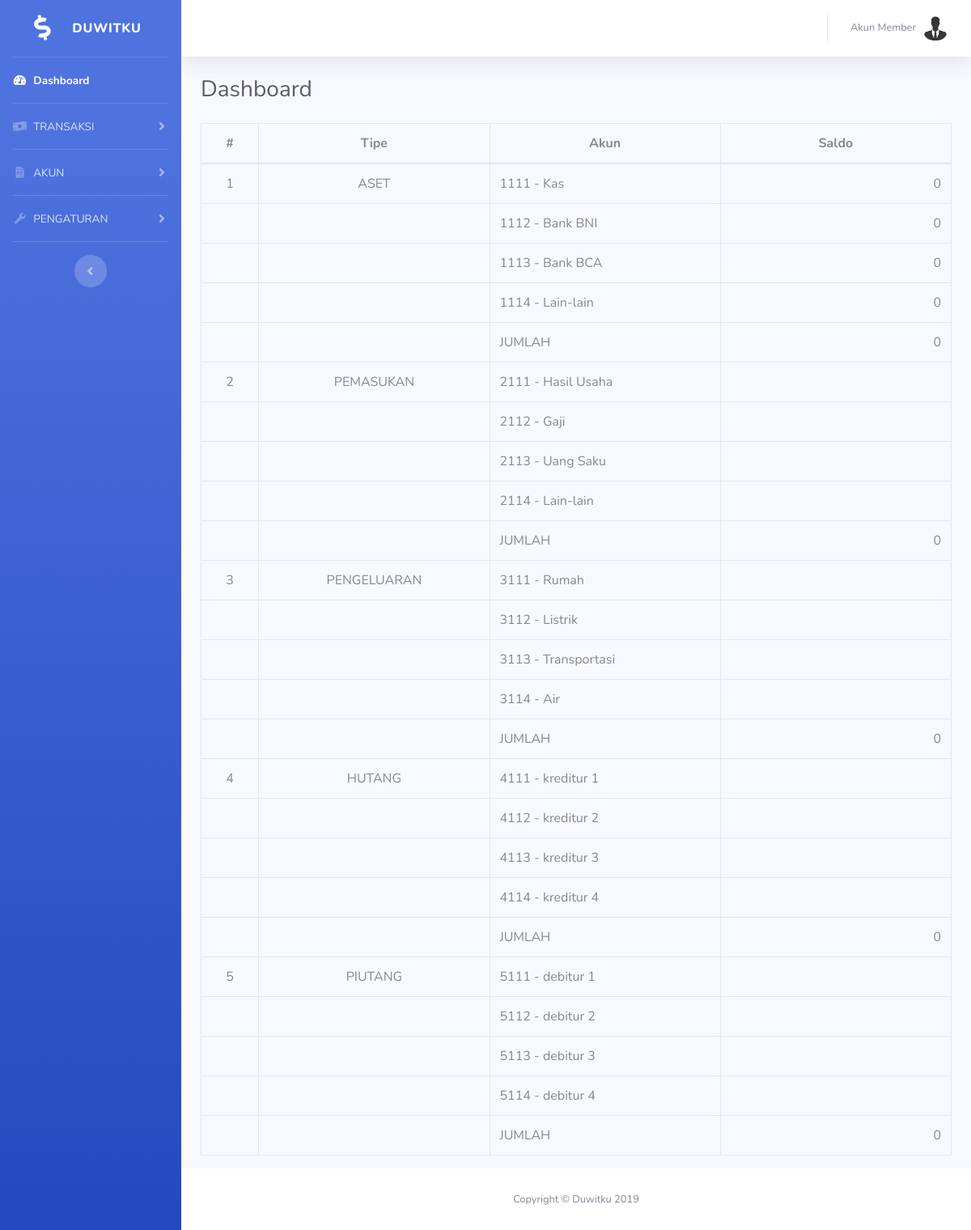
The app's page / (signed in) with its own data.
### tables this page shows
CREATE TABLE `user_access` (
  `ID` int(11) NOT NULL,
  `ROLE_ID` int(11) DEFAULT NULL,
  `menu_id` int(11) DEFAULT NULL
);

CREATE TABLE `aset` (
  `id` int(11) NOT NULL,
  `id_user` int(11) NOT NULL,
  `kode_asset` varchar(128) DEFAULT NULL,
  `nama_aset` varchar(128) NOT NULL
);

CREATE TABLE `pemasukan_acc` (
  `id` int(11) NOT NULL,
  `id_user` int(11) NOT NULL,
  `kode_pemasukan` varchar(128) DEFAULT NULL,
  `nama_pemasukan` varchar(128) NOT NULL
);

CREATE TABLE `pengeluaran_acc` (
  `id` int(11) NOT NULL,
  `id_user` int(11) NOT NULL,
  `kode_pengeluaran` varchar(128) DEFAULT NULL,
  `nama_pengeluaran` varchar(128) NOT NULL
);

CREATE TABLE `kreditur_acc` (
  `id` int(11) NOT NULL,
  `id_user` int(11) NOT NULL,
  `kode_kreditur` varchar(128) DEFAULT NULL,
  `nama_kreditur` varchar(128) NOT NULL
);

CREATE TABLE `debitur_acc` (
  `id` int(11) NOT NULL,
  `id_user` int(11) NOT NULL,
  `kode_debitur` varchar(128) DEFAULT NULL,
  `nama_debitur` varchar(128) NOT NULL
);

### app/core/Controller.php (called while the page is built, shortened)
<?php
class Controller
{
    public function view($view, $data = [])
    {
        require_once '../app/views/' . $view . '.php';
    }
    public function model($model)
    {
        return new $model;
    }
}

### app/controllers/Home.php (called while the page is built, shortened)
<?php
class Home extends Controller
{
    public function index()
    {
        $data['header'] = 'Dashboard';
        $data['judul'] = 'Dashboard';
        $this->view('templates/header', $data);
        $this->view('templates/sidebar', $data);
        $this->view('templates/topbar', $data);
        $this->view('home/index', $data);
        $this->view('templates/footer');
    }
}

### app/core/App.php (called while the page is built, shortened)
<?php
class App
{
    protected $method = DF_METHOD;
    protected $params = [];
    public function __construct()
    {
        $this->controller = new $this->controller;
        call_user_func_array([$this->controller, $this->method], $this->params);
    }
}

### public/index.php (called while the page is built, shortened)
<?php
$app = new App;

### app/core/Database.php (called while the page is built, shortened)
<?php
class Database
{
    private $host = DB_HOST;
    private $user = DB_USER;
    private $pass = DB_PASS;
    private $db_name = DB_NAME;
    private $dbh;
    private $stmt;
    public function __construct()
    {
        $dsn = 'mysql:host=' . $this->host . ';dbname=' . $this->db_name;
        $option = [
            PDO::ATTR_PERSISTENT    => true,
            PDO::ATTR_ERRMODE       => PDO::ERRMODE_EXCEPTION
        ];
        try {
            $this->dbh = new PDO($dsn, $this->user, $this->pass, $option);
        } catch (PDOException $e) {
            die($e->getMessage());
        }
    }
    public function query($query)
    {
        $this->stmt = $this->dbh->prepare($query);
    }
    public function bind($param, $value, $type = null)
    {
        if (is_null($type)) {
            switch (true) {
                default:
                    $type = PDO::PARAM_STR;
            }
        }
        $this->stmt->bindValue($param, $value, $type);
    }
    public function execute()
    {
        $this->stmt->execute();
    }
    public function resultSet()
    {
        $this->execute();
        return $this->stmt->fetchAll(PDO::FETCH_ASSOC);
    }
}

### app/models/M_app.php (called while the page is built)
<?php
class M_app
{
    private $db;
    public function __construct()
    {
        $this->db = new Database;
    }
    public function getMenuByRoleId($id)
    {
        $query = "SELECT user_access.menu_id AS id,
                (SELECT app_menu.menu FROM app_menu WHERE app_menu.id = user_access.menu_id) AS menu,
                (SELECT app_menu.icon FROM app_menu WHERE app_menu.id = user_access.menu_id) AS icon
                FROM user_access
                WHERE ROLE_ID = :role_id
                ";
        $this->db->query($query);
        $this->db->bind('role_id', $id);
        return $this->db->resultSet();
    }
    public function getSubMenu($id)
    {
        $this->db->query('SELECT * FROM app_sub_menu WHERE id_menu=:id ORDER BY id');
        $this->db->bind('id', $id);
        return $this->db->resultSet();
    }
}

### app/models/M_transaksi.php (called while the page is built, shortened)
<?php
class M_transaksi
{
    private $db;
    public function __construct()
    {
        $this->db = new Database;
    }
    public function getAssetAccount($user_id)
    {
        $this->db->query('SELECT * FROM aset WHERE id_user=:user_id');
        $this->db->bind('user_id', $user_id);
        return $this->db->resultSet();
    }
    public function getDebiturAccount($user_id)
    {
        $this->db->query('SELECT * FROM debitur_acc WHERE id_user=:user_id');
        $this->db->bind('user_id', $user_id);
        return $this->db->resultSet();
    }
    public function getCrediturAccount($user_id)
    {
        $this->db->query('SELECT * FROM kreditur_acc WHERE id_user=:user_id');
        $this->db->bind('user_id', $user_id);
        return $this->db->resultSet();
    }
    public function getIncomeAccount($user_id)
    {
        $this->db->query('SELECT * FROM pemasukan_acc WHERE id_user=:user_id');
        $this->db->bind('user_id', $user_id);
        return $this->db->resultSet();
    }
    public function getOutcomeAccount($user_id)
    {
        $this->db->query('SELECT * FROM pengeluaran_acc WHERE id_user=:user_id');
        $this->db->bind('user_id', $user_id);
        return $this->db->resultSet();
    }
    public function getPemasukanByAkunPemasukan($id)
    {
        $query = "SELECT id,
        (SELECT SUM(jumlah)FROM pemasukan
            WHERE id_akun_pemasukan = :id) AS jumlah
        FROM pemasukan_acc WHERE id = :id";
        $this->db->query($query);
        $this->db->bind('id', $id);
        return $this->db->resultSet();
    }
    public function getPengeluaranByAkunPengeluaran($id)
    {
        $query = "SELECT id,
        (SELECT SUM(jumlah)FROM pengeluaran
            WHERE id_akun_pengeluaran = :id) AS jumlah
        FROM pengeluaran_acc WHERE id = :id";
        $this->db->query($query);
        $this->db->bind('id', $id);
        return $this->db->resultSet();
    }
    public function getHutangByIdKreditur($id)
    {
        $query = "SELECT id,
        (SELECT SUM(jumlah_hutang) FROM saldo_hutang
            WHERE id_kreditur = :id) AS jumlah
        FROM kreditur_acc WHERE id = :id";
        $this->db->query($query);
        $this->db->bind('id', $id);
        return $this->db->resultSet();
    }
    public function getPiutangByIdDebitur($id)
    {
        $query = "SELECT id,
        (SELECT SUM(jumlah_piutang)FROM saldo_piutang
            WHERE id_debitur = :id) AS jumlah
        FROM debitur_acc WHERE id = :id";
        $this->db->query($query);
        $this->db->bind('id', $id);
        return $this->db->resultSet();
    }
    public function getSaldoByAssetId($id)
    {
        $query = "SELECT saldo FROM saldo_aset WHERE id_aset = :id";
        $this->db->query($query);
        $this->db->bind("id", $id);
        return $this->db->resultSet();
    }
}

### app/views/home/index.php (the view, shortened to what this page needs)
<div class="container-fluid">
    <h1 class="h3 mb-4 text-gray-800"><?= $data['judul']; ?></h1>
    <table class="table table-hover col-lg-12 table-bordered">
        <thead>
            <tr>
                <th scope="col" class="text-center" style="width:5%">#</th>
                <th scope="col" class="text-center" style="width:20%">Tipe</th>
                <th scope="col" class="text-center" style="width:20%">Akun</th>
                <th scope="col" class="text-center" style="width:20%">Saldo</th>
            </tr>
        </thead>
        <tbody>
            <?php $counter = 1;
            $jumlah = 0;
            $ind = 0; ?>
            <?php
            $aset = $this->model('M_transaksi')->getAssetAccount($_SESSION['user']['id']);
            foreach ($aset as $as) : ?>
            <tr>
                <td class="text-center"><?php if ($ind == 0) echo $counter; ?></td>
                <td class="text-center"><?php if ($ind == 0) {
                                                echo 'ASET';
                                                $counter++;
                                            } ?></td>
                <td><?= $as['kode_asset'] . ' - ' . $as['nama_aset']; ?></td>
                <td class="text-right"><?php $saldo = $this->model('M_transaksi')->getSaldoByAssetId($as['id']);
                                            if ($saldo != null) {
                                                echo number_format($saldo[0]['saldo'], 0, ',', '.');
                                                $jumlah = $jumlah + $saldo[0]['saldo'];
                                            }
                                            ?>
                </td>
            </tr>
            <?php $ind++; ?>
            <?php endforeach; ?>
            <tr>
                <td></td>
                <td></td>
                <td>JUMLAH</td>
                <td class="text-right"><?= number_format($jumlah, 0, ',', '.'); ?></td>
            </tr>
            <?php
            $ind = 0;
            $jumlah = 0;
            $aset = $this->model('M_transaksi')->getIncomeAccount($_SESSION['user']['id']);
            foreach ($aset as $as) : ?>
            <tr>
                <td class="text-center"><?php if ($ind == 0) echo $counter; ?></td>
                <td class="text-center"><?php if ($ind == 0) {
                                                echo 'PEMASUKAN';
                                                $counter++;
                                            } ?></td>
                <td><?= $as['kode_pemasukan'] . ' - ' . $as['nama_pemasukan']; ?></td>
                <td class="text-right">
                        ?></td>
            </tr>
            <?php $ind++; ?>
            <?php endforeach; ?>
            <tr>
                <td></td>
                <td></td>
                <td>JUMLAH</td>
                <td class="text-right"><?= number_format($jumlah, 0, ',', '.'); ?></td>
            </tr>
            <?php
            $ind = 0;
            $jumlah = 0;
            $aset = $this->model('M_transaksi')->getOutcomeAccount($_SESSION['user']['id']);
            foreach ($aset as $as) : ?>
            <tr>
                <td class="text-center"><?php if ($ind == 0) echo $counter; ?></td>
                <td class="text-center"><?php if ($ind == 0) {
                                                echo 'PENGELUARAN';
                                                $counter++;
                                            } ?></td>
                <td><?= $as['kode_pengeluaran'] . ' - ' . $as['nama_pengeluaran']; ?></td>
                <td class="text-right"><?php $jml = $this->model('M_transaksi')->getPengeluaranByAkunPengeluaran($as['id']);
                                            ?></td>
            </tr>
            <?php $ind++; ?>
            <?php endforeach; ?>
            <tr>
                <td></td>
                <td></td>
                <td>JUMLAH</td>
                <td class="text-right"><?= number_format($jumlah, 0, ',', '.'); ?></td>
            </tr>
            <?php
            $ind = 0;
            $jumlah = 0;
            $aset = $this->model('M_transaksi')->getCrediturAccount($_SESSION['user']['id']);
            foreach ($aset as $as) : ?>
            <tr>
                <td class="text-center"><?php if ($ind == 0) echo $counter; ?></td>
                <td class="text-center"><?php if ($ind == 0) {
                                                echo 'HUTANG';
                                                $counter++;
                                            } ?></td>
                <td><?= $as['kode_kreditur'] . ' - ' . $as['nama_kreditur']; ?></td>
                <td class="text-right"><?php $jml = $this->model('M_transaksi')->getHutangByIdKreditur($as['id']);
                                            ?></td>
            </tr>
            <?php $ind++; ?>
            <?php endforeach; ?>
            <tr>
                <td></td>
                <td></td>
                <td>JUMLAH</td>
                <td class="text-right"><?= number_format($jumlah, 0, ',', '.'); ?></td>
            </tr>
            <?php
            $ind = 0;
            $jumlah = 0;
            $aset = $this->model('M_transaksi')->getDebiturAccount($_SESSION['user']['id']);
            foreach ($aset as $as) : ?>
            <tr>
                <td class="text-center"><?php if ($ind == 0) echo $counter; ?></td>
                <td class="text-center"><?php if ($ind == 0) {
                                                echo 'PIUTANG';
                                                $counter++;
                                            } ?></td>
                <td><?= $as['kode_debitur'] . ' - ' . $as['nama_debitur']; ?></td>
                <td class="text-right"><?php $jml = $this->model('M_transaksi')->getPiutangByIdDebitur($as['id']);
                                            ?></td>
            </tr>
            <?php $ind++; ?>
            <?php endforeach; ?>
            <tr>
                <td></td>
                <td></td>
                <td>JUMLAH</td>
                <td class="text-right"><?= number_format($jumlah, 0, ',', '.'); ?></td>
            </tr>
        </tbody>
    </table>
</div>
</div>

### app/views/templates/header.php (shortened to what this page needs)
<!DOCTYPE html>
<html lang="en">
<head>
    <link href="<?= BASEURL; ?>vendor/vendor/fontawesome-free/css/all.min.css" rel="stylesheet" type="text/css">
    <link href="<?= BASEURL; ?>vendor/css/sb-admin-2.min.css" rel="stylesheet">
</head>
<body id="page-top">
    <div id="wrapper">

### app/views/templates/sidebar.php (shortened to what this page needs)
<ul class="navbar-nav bg-gradient-primary sidebar sidebar-dark accordion" id="accordionSidebar">
    <a class="sidebar-brand d-flex align-items-center justify-content-center" href="<?= BASEURL; ?>">
        <div class="sidebar-brand-icon rotate-n-15">
            <i class="fas fa-fw fa-dollar-sign"></i>
        </div>
        <div class="sidebar-brand-text mx-3">DUWITKU</div>
    </a>
    <hr class="sidebar-divider my-0">
    <?php
      if ($data['judul'] == 'Dashboard') {
          echo '<li class="nav-item active">';
      } else {
          echo '<li class="nav-item">';
      }
      ?>
    <a class="nav-link" href="<?= BASEURL; ?>">
        <i class="fas fa-fw fa-tachometer-alt"></i>
        <span>Dashboard</span></a>
    </li>
    <?php
      $menu = $this->model('M_app')->getMenuByRoleId($_SESSION['user']['role_id']);
      foreach ($menu as $m) :
          if ($data['header'] == $m['menu']) {
              echo '<li class="nav-item active">';
          } else {
              echo '<li class="nav-item">';
          }
          ?>
    <hr class="sidebar-divider mb-0">
    <a class="nav-link collapsed" href="#" data-toggle="collapse" data-target="#collapseTwo<?= $m['id'] ?>"
        aria-expanded="true" aria-controls="collapseTwo">
        <i class="<?= $m['icon']; ?>"></i>
        <span><?= $m['menu']; ?></span>
    </a>
    </li>
    <?php endforeach; ?>
    <hr class="sidebar-divider d-none d-md-block">
    <div class="text-center d-none d-md-inline">
        <button class="rounded-circle border-0" id="sidebarToggle"></button>
    </div>
</ul>
<div id="content-wrapper" class="d-flex flex-column">
    <div id="content">
                                    <?php
                                      $akun = $this->model('M_transaksi')->getAssetAccount($_SESSION['user']['id']);
                                      ?>

### app/views/templates/topbar.php (shortened to what this page needs)
<nav class="navbar navbar-expand navbar-light bg-white topbar mb-4 static-top shadow">
    <ul class="navbar-nav ml-auto">
        <li class="nav-item dropdown no-arrow">
            <a class="nav-link dropdown-toggle" href="#" id="userDropdown" role="button" data-toggle="dropdown"
                aria-haspopup="true" aria-expanded="false">
                <span class="mr-2 d-none d-lg-inline text-gray-600 small"><?= $_SESSION['user']['username']; ?></span>
                <img class="img-profile rounded-circle"
                    src="<?= BASEURL; ?>img/profile/<?= $_SESSION['user']['foto']; ?>">
            </a>
        </li>
    </ul>
</nav>

### app/views/templates/footer.php (shortened to what this page needs)
<footer class="sticky-footer bg-white">
    <div class="container my-auto">
        <div class="copyright text-center my-auto">
            <span>Copyright &copy; Duwitku <?= date('Y', time()); ?></span>
        </div>
    </div>
</footer>
</div>
</div>
</body>
</html>

### records on screen
user_access: menu "TRANSAKSI"
user_access: menu "AKUN"
user_access: menu "PENGATURAN"
aset: counter "1", shows "ASET", kode_asset "1111", nama_aset "Kas", saldo "0"
aset: kode_asset "1112", nama_aset "Bank BNI", saldo "0"
aset: kode_asset "1113", nama_aset "Bank BCA", saldo "0"
aset: kode_asset "1114", nama_aset "Lain-lain", saldo "0"
pemasukan_acc: counter "2", shows "PEMASUKAN", kode_pemasukan "2111", nama_pemasukan "Hasil Usaha"
pemasukan_acc: kode_pemasukan "2112", nama_pemasukan "Gaji"
pemasukan_acc: kode_pemasukan "2113", nama_pemasukan "Uang Saku"
pemasukan_acc: kode_pemasukan "2114", nama_pemasukan "Lain-lain"
pengeluaran_acc: counter "3", shows "PENGELUARAN", kode_pengeluaran "3111", nama_pengeluaran "Rumah"
pengeluaran_acc: kode_pengeluaran "3112", nama_pengeluaran "Listrik"
pengeluaran_acc: kode_pengeluaran "3113", nama_pengeluaran "Transportasi"
pengeluaran_acc: kode_pengeluaran "3114", nama_pengeluaran "Air"
kreditur_acc: counter "4", shows "HUTANG", kode_kreditur "4111", nama_kreditur "kreditur 1"
kreditur_acc: kode_kreditur "4112", nama_kreditur "kreditur 2"
kreditur_acc: kode_kreditur "4113", nama_kreditur "kreditur 3"
kreditur_acc: kode_kreditur "4114", nama_kreditur "kreditur 4"
debitur_acc: counter "5", shows "PIUTANG", kode_debitur "5111", nama_debitur "debitur 1"
debitur_acc: kode_debitur "5112", nama_debitur "debitur 2"
debitur_acc: kode_debitur "5113", nama_debitur "debitur 3"
debitur_acc: kode_debitur "5114", nama_debitur "debitur 4"

### other values on screen
$_SESSION['user']['username'] "Akun Member"
$data['judul'] "Dashboard"
$jumlah "0"
